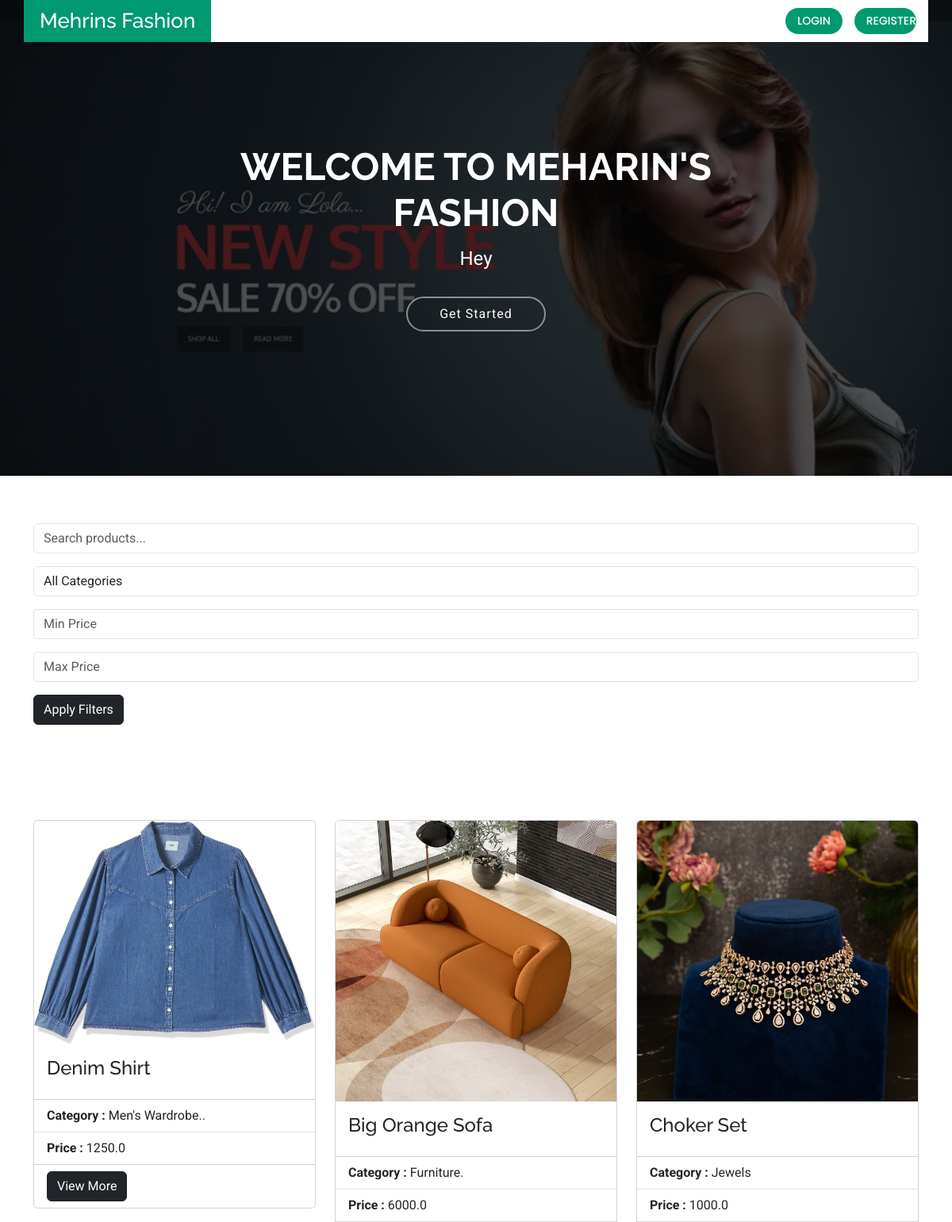
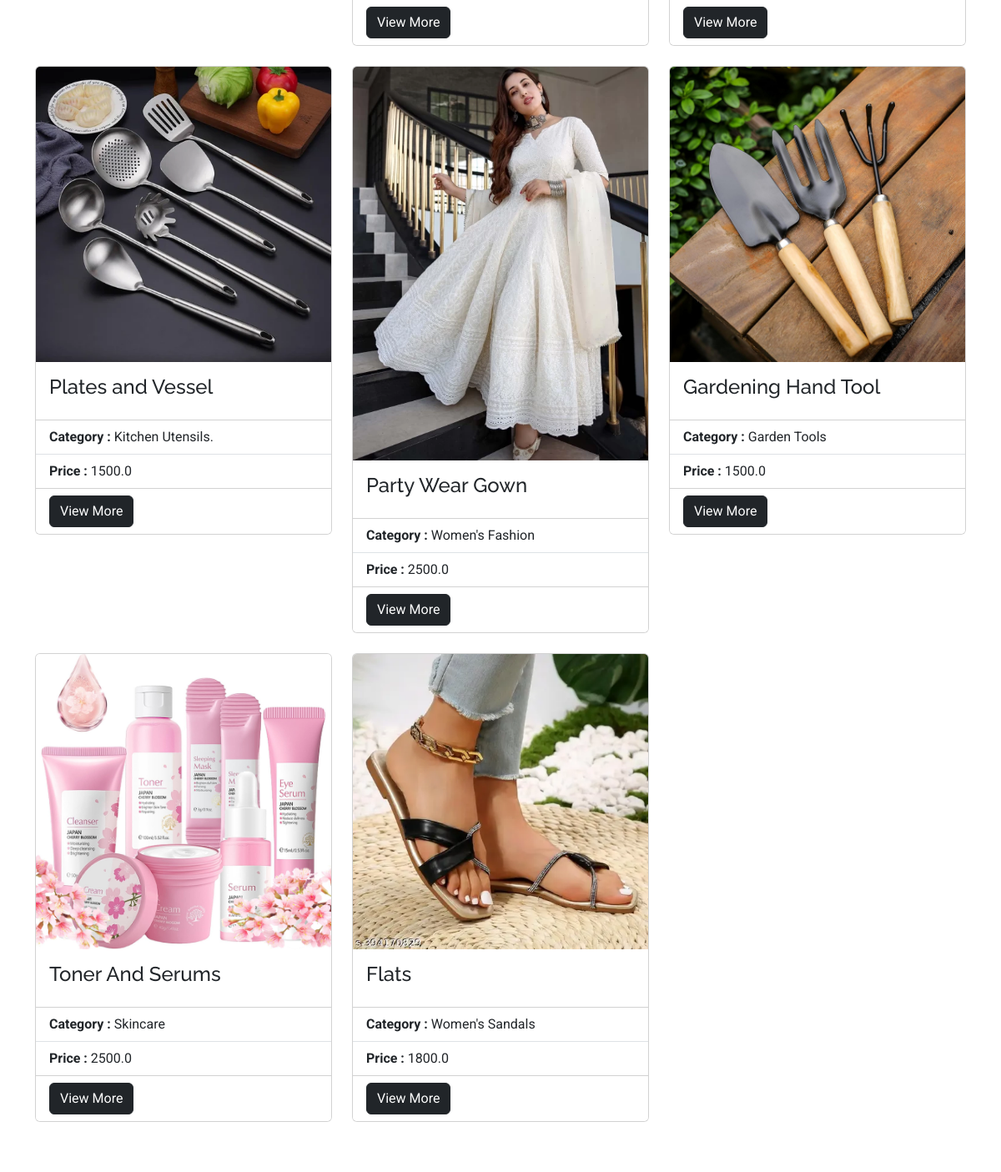
The page / on the database its author committed (2 pictures, top to bottom).
### core/models.py (models this page shows, shortened)
class Banner(models.Model):
    title = models.CharField(max_length=255)
    subtitle = models.CharField(max_length=255, blank=True, null=True)
    image = models.ImageField(upload_to='banners/')
    created_at = models.DateTimeField(auto_now_add=True)

class Product(models.Model):
    name = models.CharField(max_length=100)
    category = models.ForeignKey('Category',on_delete=models.CASCADE,related_name='products')
    desc = models.TextField()
    price = models.FloatField(default=0.0)
    discount_price = models.FloatField(default=0.0, blank=True, null=True)
    product_available_count = models.IntegerField(default=0)
    img = models.ImageField(upload_to='images/', blank=True, null=True)
    def __str__(self):
        return self.name

class Category(models.Model):
    category_name = models.CharField(max_length=200)

### core/views.py (the view)
# urls.py: path('', views.index, name='index'),
def index(request):
    categories = Category.objects.all()  # Get all categories
    products = Product.objects.all()
    banner = Banner.objects.first()
    search_query = request.GET.get('search', '').strip().lower()
    print(f"Search query: '{search_query}'")
    if search_query:
     products = products.filter(
        Q(name__icontains=search_query) |
        Q(desc__icontains=search_query) |
        Q(category__category_name__icontains=search_query)
    )
    print(f"After search filter: {products}")
    category_id = request.GET.get('category', None)
    if category_id:
        products = products.filter(category_id=category_id)
    min_price = request.GET.get('min_price', None)
    max_price = request.GET.get('max_price', None)
    if min_price:
        products = products.filter(price__gte=min_price)
    if max_price:
        products = products.filter(price__lte=max_price)
    return render(request, 'core/index.html', {
        'products': products,
        'banner': banner,
        'search_query': search_query,
        'categories': categories,
    })

### templates/core/index.html (shortened to what this page needs)
<!DOCTYPE html>
{% load static %}
{% load cart_template_tag %}
{% load wishlist_tags %}
<html lang="en">
<head>
  <link href="{% static 'vendor/bootstrap/css/bootstrap.min.css' %}" rel="stylesheet">
  <link href="{% static 'vendor/bootstrap-icons/bootstrap-icons.css' %}" rel="stylesheet">
  <link href="{% static 'vendor/aos/aos.css' %}" rel="stylesheet">
  <link href="{% static 'vendor/glightbox/css/glightbox.min.css' %}" rel="stylesheet">
  <link href="{% static 'vendor/swiper/swiper-bundle.min.css' %}" rel="stylesheet">
  <link href="{% static 'css/main.css' %}" rel="stylesheet">
</head>
<body class="index-page">
  <header id="header" class="header d-flex align-items-center fixed-top">
    <div class="header-container container-fluid container-xl position-relative d-flex align-items-center justify-content-end">
      <a href="index.html" class="logo d-flex align-items-center me-auto">
        <h1 class="sitename">Mehrins Fashion</h1>
      </a>
      <nav id="navmenu" class="navmenu">
        <ul>
          {% if user.is_authenticated %}
            <li><a href="{% url 'index' %}" class="active">Home</a></li>
            <li><a href="{% url 'orderlist' %}" class="active">Cart&nbsp;&nbsp;
                <div style="color:red;">{{request.user | cart_item_count }}</div>
            </a></li>
            <li><a href="{% url 'wishlist' %}" class="active">Wishlist&nbsp;&nbsp;
                <div style="color:red;">{{ request.user | wishlist_item_count }}</div>
            </a></li>
            <li><a href="{% url 'user_profile' %}" class="active">Welcome {{ user.username }}</a></li>
            <li><a class="btn-getstarted" href="{% url 'user_logout' %}">Logout</a></li>
          {% else %}
            <li><a class="btn-getstarted" href="{% url 'user_login' %}">Login</a></li>
            <li><a class="btn-getstarted" href="{% url 'user_register' %}">Register</a></li>
          {% endif %}
        </ul>
      </nav>
    </div>
  </header>
  <main class="main">
    <section id="hero" class="hero section dark-background">
      {% if banner %}
        <img src="{{ banner.image.url }}" alt="Banner" data-aos="fade-in">
        <div class="container text-center" data-aos="fade-up" data-aos-delay="100">
          <div class="row justify-content-center">
            <div class="col-lg-8">
              <h2>{{ banner.title }}</h2>
              {% if banner.subtitle %}
                <p>{{ banner.subtitle }}</p>
              {% endif %}
              <a href="#about" class="btn-get-started">Get Started</a>
            </div>
          </div>
        </div>
      {% endif %}
    </section>
    <section id="filter" class="filter-section">
      <div class="container">
        <form method="GET" action="{% url 'index' %}">
          <div class="mb-3">
              <input type="text" name="search" class="form-control" placeholder="Search products..." value="{{ search_query }}">
          </div>
          <div class="mb-3">
              <select name="category" class="form-control">
                  <option value="">All Categories</option>
              </select>
          </div>
          <div class="mb-3">
              <input type="number" name="min_price" class="form-control" placeholder="Min Price" value="{{ request.GET.min_price }}">
          </div>
          <div class="mb-3">
              <input type="number" name="max_price" class="form-control" placeholder="Max Price" value="{{ request.GET.max_price }}">
          </div>
          <button type="submit" class="btn btn-dark">Apply Filters</button>
      </form>
      </div>
    </section>
    <section id="about" class="why us">
      <div class="container">
        <div class="row">
          <div class="container">
            <div class="row row-cols-1 row-cols-md-3 g-4">
              {% for product in products %}
  <div class="col">
    <div class="card">
      {% if product.img %}
        <img src="{{ product.img.url }}" class="card-img-top" alt="..."/>
      {% else %}
        <img src="{% static 'path/to/default/image.jpg' %}" class="card-img-top" alt="Default Image"/>
      {% endif %}
      <div class="card-body">
        <h4 class="card-title">{{ product.name }}</h4>
      </div>
      <ul class="list-group list-group-flush">
        <li class="list-group-item"><b>Category : </b>{{ product.category.category_name }}</li>
        <li class="list-group-item"><b>Price : </b>{{ product.price }}</li>
      </ul>
      <div class="card-footer" style="background-color: white;">
        <a href="{% url 'product_desc' product.pk %}" class="btn btn-dark">View More</a>
      </div>
    </div>
  </div>
{% endfor %}
            </div>
          </div>
        </div>
      </div>
    </section>
  </main>
</body>
</html>

### static/css/main.css (style rules this page uses)
:root { --default-font: "Roboto", system-ui, -apple-system, "Segoe UI", Roboto, "Helvetica Neue", Arial, "Noto Sans", "Liberation Sans", sans-serif, "Apple Color Emoji", "Segoe UI Emoji", "Segoe UI Symbol", "Noto Color Emoji"; --heading-font: "Raleway", sans-serif; --nav-font: "Poppins", sans-serif; }
:root { --background-color: #ffffff; --default-color: #444444; --heading-color: #36343a; --accent-color: #009970; --surface-color: #ffffff; --contrast-color: #ffffff; }
:root { --nav-color: #444444; --nav-hover-color: #009970; --nav-mobile-background-color: #ffffff; --nav-dropdown-background-color: #ffffff; --nav-dropdown-color: #444444; --nav-dropdown-hover-color: #009970; }
.dark-background { --background-color: #060606; --default-color: #ffffff; --heading-color: #ffffff; --surface-color: #252525; --contrast-color: #ffffff; }
:root { scroll-behavior: smooth; }
body { color: var(--default-color); background-color: var(--background-color); font-family: var(--default-font); }
a { color: var(--accent-color); text-decoration: none; transition: 0.3s; }
h1, h2, h3, h4, h5, h6 { color: var(--heading-color); font-family: var(--heading-font); }
.header { --background-color: #ffffff; color: var(--default-color); padding: 20px 0; transition: all 0.5s; z-index: 997; }
.header .header-container { background-color: var(--background-color); transition: all 0.5s; position: relative; padding-top: 5px; padding-bottom: 5px; }
.header .logo { background: var(--accent-color); position: absolute; inset: 0 auto 0 0; padding: 0 20px; }
.header .logo h1 { font-size: 26px; margin: 0; font-weight: 500; color: var(--contrast-color); }
.header .btn-getstarted, .header .btn-getstarted:focus { color: var(--contrast-color); background: var(--accent-color); font-size: 14px; padding: 8px 20px; margin: 0 5px 0 30px; border-radius: 50px; transition: 0.3s; }
@media (max-width: 1200px) { .header { padding: 0; } }
@media (max-width: 1200px) { .header .header-container { padding: 10px 0; } }
@media (max-width: 1200px) { .header .logo { order: 1; } }
@media (max-width: 1200px) { .header .btn-getstarted { order: 2; margin: 0 15px 0 0; padding: 6px 15px; } }
@media (max-width: 1200px) { .header .navmenu { order: 3; } }
@media (min-width: 1200px) { .navmenu { padding: 0; } }
@media (min-width: 1200px) { .navmenu ul { margin: 0; padding: 0; display: flex; list-style: none; align-items: center; } }
@media (min-width: 1200px) { .navmenu li { position: relative; } }
@media (min-width: 1200px) { .navmenu a, .navmenu a:focus { color: var(--nav-color); padding: 18px 15px; font-size: 13px; text-transform: uppercase; font-family: var(--nav-font); font-weight: 500; display: flex; align-items: center; justify-content: space-between; white-space: nowrap; transition: 0.3s; } }
@media (min-width: 1200px) { .navmenu li:last-child a { padding-right: 0; } }
section, .section { color: var(--default-color); background-color: var(--background-color); padding: 60px 0; scroll-margin-top: 65px; overflow: clip; }
.hero { width: 100%; min-height: 75vh; position: relative; padding: 80px 0; display: flex; align-items: center; justify-content: center; }
.hero img { position: absolute; inset: 0; display: block; width: 100%; height: 100%; object-fit: cover; z-index: 1; }
.hero:before { content: ""; background: color-mix(in srgb, var(--background-color), transparent 30%); position: absolute; inset: 0; z-index: 2; }
.hero .container { position: relative; z-index: 3; }
.hero h2 { margin: 0; font-size: 48px; font-weight: 700; }
.hero p { margin: 10px 0 0 0; font-size: 24px; color: var(--heading-color); }
.hero .btn-get-started { color: var(--default-color); font-weight: 400; font-size: 16px; letter-spacing: 1px; display: inline-block; padding: 8px 40px; margin: 30px 0 0 0; border-radius: 50px; transition: 0.5s; border: 2px solid color-mix(in srgb, var(--default-color), transparent 50%); }

### rows shown on the page
Banner: image (picture), title "WELCOME TO MEHARIN'S FASHION", subtitle "Hey"
Product: img (picture), name "Denim Shirt", category.category_name "Men's Wardrobe..", price "1250.0"
Product: img (picture), name "Big Orange Sofa", category.category_name "Furniture.", price "6000.0"
Product: img (picture), name "Choker Set", category.category_name "Jewels", price "1000.0"
Product: img (picture), name "Plates and Vessel", category.category_name "Kitchen Utensils.", price "1500.0"
Product: img (picture), name "Party Wear Gown", category.category_name "Women's Fashion", price "2500.0"
Product: img (picture), name "Gardening Hand Tool", category.category_name "Garden Tools", price "1500.0"
Product: img (picture), name "Toner And Serums", category.category_name "Skincare", price "2500.0"
Product: img (picture), name "Flats", category.category_name "Women's Sandals", price "1800.0"
